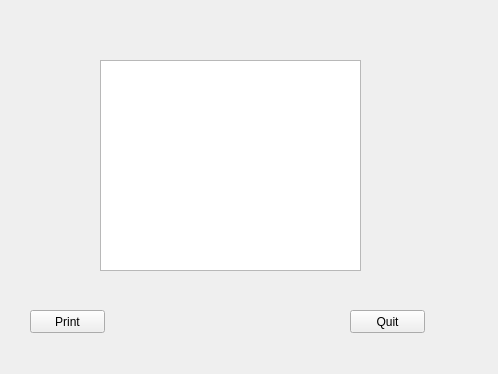
<?xml version="1.0" encoding="UTF-8"?>
<ui version="4.0">
 <class>Form</class>
 <widget class="QWidget" name="Form">
  <property name="geometry">
   <rect>
    <x>0</x>
    <y>0</y>
    <width>498</width>
    <height>374</height>
   </rect>
  </property>
  <property name="windowTitle">
   <string>Form</string>
  </property>
  <widget class="QPushButton" name="pushButton">
   <property name="geometry">
    <rect>
     <x>350</x>
     <y>310</y>
     <width>75</width>
     <height>23</height>
    </rect>
   </property>
   <property name="text">
    <string>Quit</string>
   </property>
  </widget>
  <widget class="QPushButton" name="pushButton_2">
   <property name="geometry">
    <rect>
     <x>30</x>
     <y>310</y>
     <width>75</width>
     <height>23</height>
    </rect>
   </property>
   <property name="text">
    <string>Print</string>
   </property>
  </widget>
  <widget class="QTextEdit" name="textEdit">
   <property name="geometry">
    <rect>
     <x>100</x>
     <y>60</y>
     <width>261</width>
     <height>211</height>
    </rect>
   </property>
  </widget>
 </widget>
 <resources/>
 <connections>
  <connection>
   <sender>pushButton</sender>
   <signal>clicked()</signal>
   <receiver>Form</receiver>
   <slot>close()</slot>
   <hints>
    <hint type="sourcelabel">
     <x>406</x>
     <y>322</y>
    </hint>
    <hint type="destinationlabel">
     <x>301</x>
     <y>188</y>
    </hint>
   </hints>
  </connection>
  <connection>
   <sender>pushButton_2</sender>
   <signal>clicked()</signal>
   <receiver>textEdit</receiver>
   <slot>showFullScreen()</slot>
   <hints>
    <hint type="sourcelabel">
     <x>76</x>
     <y>325</y>
    </hint>
    <hint type="destinationlabel">
     <x>148</x>
     <y>146</y>
    </hint>
   </hints>
  </connection>
 </connections>
</ui>
